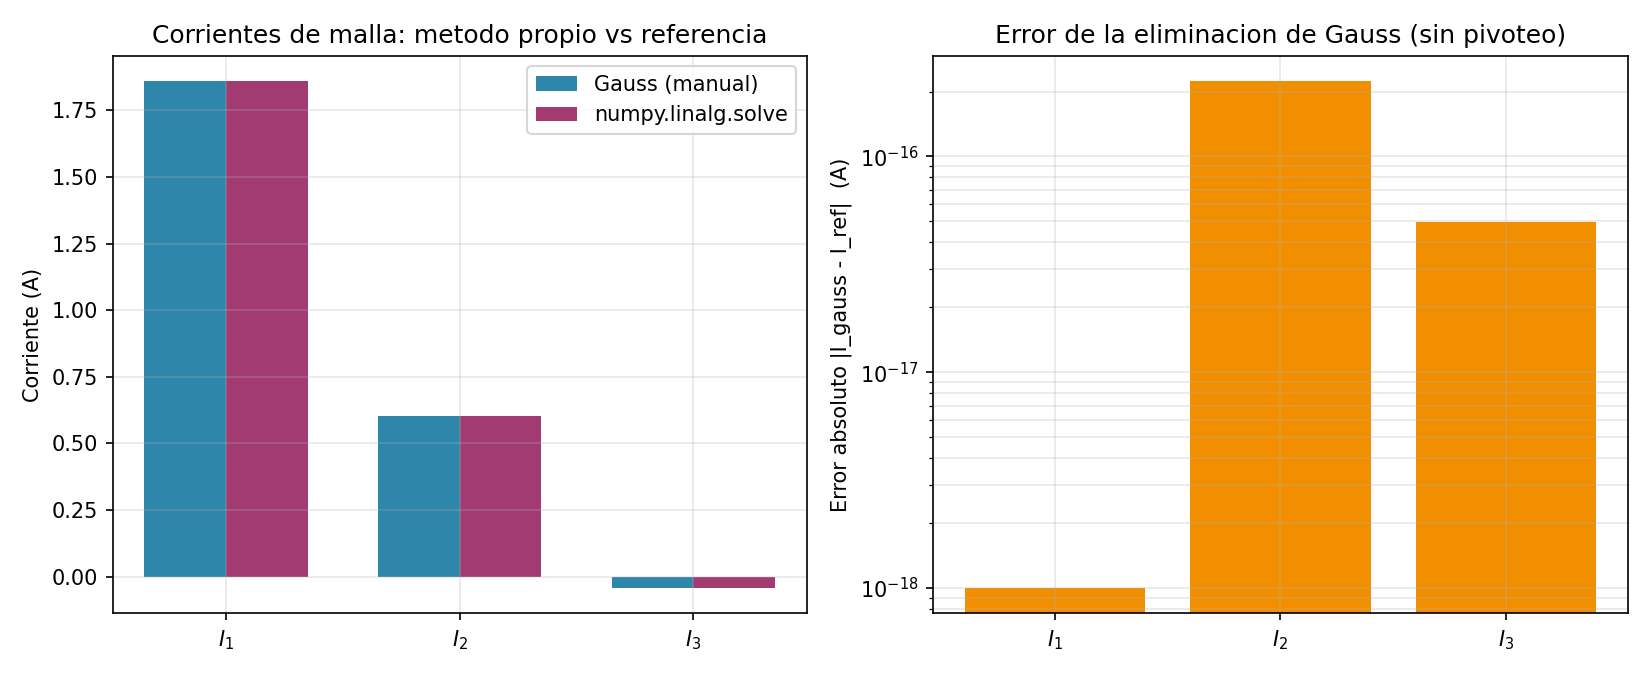

Here is the Python script that generated this plot:
"""
=============================================================================
 TEMA: Eliminacion de Gauss (Eliminacion hacia adelante)
 CURSO: Fisica Computacional II
=============================================================================

EJEMPLO FISICO: Analisis de mallas (Kirchhoff) en un circuito resistivo
-----------------------------------------------------------------------
Se tiene un circuito de tres mallas con resistencias y dos fuentes de
voltaje. Aplicando la Ley de Voltajes de Kirchhoff (LVK) a cada malla se
obtiene un sistema lineal 3x3 para las corrientes de malla I1, I2, I3.

Circuito (valores en Ohm y Voltios):

        R1=10        R2=20        R4=15
   +---/\/\/---+---/\/\/---+---/\/\/---+
   |    ->     |    ->     |    ->     |
  V1=50        R3=25      R5=30       V2=20
  (malla 1)  (comun 1-2) (comun 2-3) (malla 3, polaridad opuesta)
   |           |           |           |
   +-----------+-----------+-----------+

Ecuaciones de malla (sentido horario para I1, I2, I3):

  Malla 1:  (R1+R3) I1  - R3 I2            = V1
  Malla 2:   -R3 I1  + (R2+R3+R5) I2 - R5 I3 = 0
  Malla 3:            - R5 I2 + (R4+R5) I3 = -V2

Este es exactamente el tipo de sistema Ax = b que aparece constantemente
en electromagnetismo y circuitos: la matriz A representa el "acoplamiento"
resistivo entre mallas, y b representa las fuentes.

"""

import numpy as np
import matplotlib.pyplot as plt

np.set_printoptions(precision=6, suppress=True)


def eliminacion_gauss(A, b, verbose=True):
    """
    Reduce el sistema [A|b] a forma triangular superior [U|c]
    usando eliminacion de Gauss SIN pivoteo (pivoteo se trata en el
    script 3_pivoteo.py).

    Parametros
    ----------
    A : ndarray (n,n)  matriz de coeficientes
    b : ndarray (n,)   vector de terminos independientes

    Retorna
    -------
    U : ndarray (n,n)  matriz triangular superior
    c : ndarray (n,)   vector transformado
    """
    n = len(b)
    U = A.astype(float).copy()
    c = b.astype(float).copy()

    for k in range(n - 1):                      # columna pivote
        if verbose:
            print(f"\n--- Paso de eliminacion k={k} (pivote a_{k}{k}={U[k,k]:.4f}) ---")
        if abs(U[k, k]) < 1e-14:
            raise ZeroDivisionError(
                f"Pivote nulo en posicion ({k},{k}); se requiere pivoteo."
            )
        for i in range(k + 1, n):                # filas por debajo del pivote
            m_ik = U[i, k] / U[k, k]              # factor de eliminacion
            U[i, k:] = U[i, k:] - m_ik * U[k, k:]  # fila_i -= m_ik * fila_k
            c[i] = c[i] - m_ik * c[k]
            if verbose:
                print(f"  fila {i} <- fila {i} - ({m_ik:.4f}) * fila {k}")
    return U, c


def sustitucion_simple(U, c):
    """Back-substitution basica solo para verificar la solucion aqui.
    El desarrollo completo del metodo se explica en el script 2."""
    n = len(c)
    x = np.zeros(n)
    for i in range(n - 1, -1, -1):
        x[i] = (c[i] - U[i, i + 1:] @ x[i + 1:]) / U[i, i]
    return x


# -----------------------------------------------------------------------
# 1) Definicion del sistema fisico (circuito de 3 mallas)
# -----------------------------------------------------------------------
R1, R2, R3, R4, R5 = 10.0, 20.0, 25.0, 15.0, 30.0
V1, V2 = 50.0, 20.0

A = np.array([
    [R1 + R3,      -R3,          0.0],
    [-R3,      R2 + R3 + R5,    -R5],
    [0.0,          -R5,      R4 + R5],
])
b = np.array([V1, 0.0, -V2])

print("Sistema fisico (analisis de mallas):")
print("A =\n", A)
print("b =", b)

# -----------------------------------------------------------------------
# 2) Eliminacion de Gauss paso a paso
# -----------------------------------------------------------------------
U, c = eliminacion_gauss(A, b, verbose=True)
print("\nMatriz triangular superior U:\n", U)
print("Vector transformado c:", c)

x_gauss = sustitucion_simple(U, c)

# -----------------------------------------------------------------------
# 3) Verificacion / analisis de error
# -----------------------------------------------------------------------
# Solucion de referencia con un algoritmo confiable (numpy = LAPACK, usa
# pivoteo parcial internamente), para poder cuantificar el error de
# NUESTRA implementacion didactica sin pivoteo.
x_ref = np.linalg.solve(A, b)

error_abs = np.abs(x_gauss - x_ref)
residuo = A @ x_gauss - b                      # que tan bien satisface Ax=b
norma_residuo = np.linalg.norm(residuo, ord=2)

print("\n--- Resultados ---")
print(f"Corrientes de malla (Gauss manual):  I = {x_gauss} A")
print(f"Corrientes de malla (numpy.solve):   I = {x_ref} A")
print(f"Error absoluto por componente:       {error_abs}")
print(f"Norma del residuo ||Ax-b||_2:        {norma_residuo:.3e}")
print(f"Numero de condicion de A:            {np.linalg.cond(A):.3f}")

# -----------------------------------------------------------------------
# 4) Graficas
# -----------------------------------------------------------------------
fig, axes = plt.subplots(1, 2, figsize=(11, 4.5))

# (a) Comparacion de corrientes: Gauss manual vs numpy
etiquetas = [r"$I_1$", r"$I_2$", r"$I_3$"]
xpos = np.arange(3)
ancho = 0.35
axes[0].bar(xpos - ancho / 2, x_gauss, ancho, label="Gauss (manual)", color="#2E86AB")
axes[0].bar(xpos + ancho / 2, x_ref, ancho, label="numpy.linalg.solve", color="#A23B72")
axes[0].set_xticks(xpos)
axes[0].set_xticklabels(etiquetas)
axes[0].set_ylabel("Corriente (A)")
axes[0].set_title("Corrientes de malla: metodo propio vs referencia")
axes[0].legend()
axes[0].grid(alpha=0.3)

# (b) Error absoluto por componente (escala log para ver ordenes de magnitud)
axes[1].bar(etiquetas, error_abs + 1e-18, color="#F18F01")
axes[1].set_yscale("log")
axes[1].set_ylabel("Error absoluto |I_gauss - I_ref|  (A)")
axes[1].set_title("Error de la eliminacion de Gauss (sin pivoteo)")
axes[1].grid(alpha=0.3, which="both")

plt.tight_layout()
plt.savefig("1_eliminacion_gauss.png", dpi=150)
print("\nGrafica guardada en 1_eliminacion_gauss.png")
